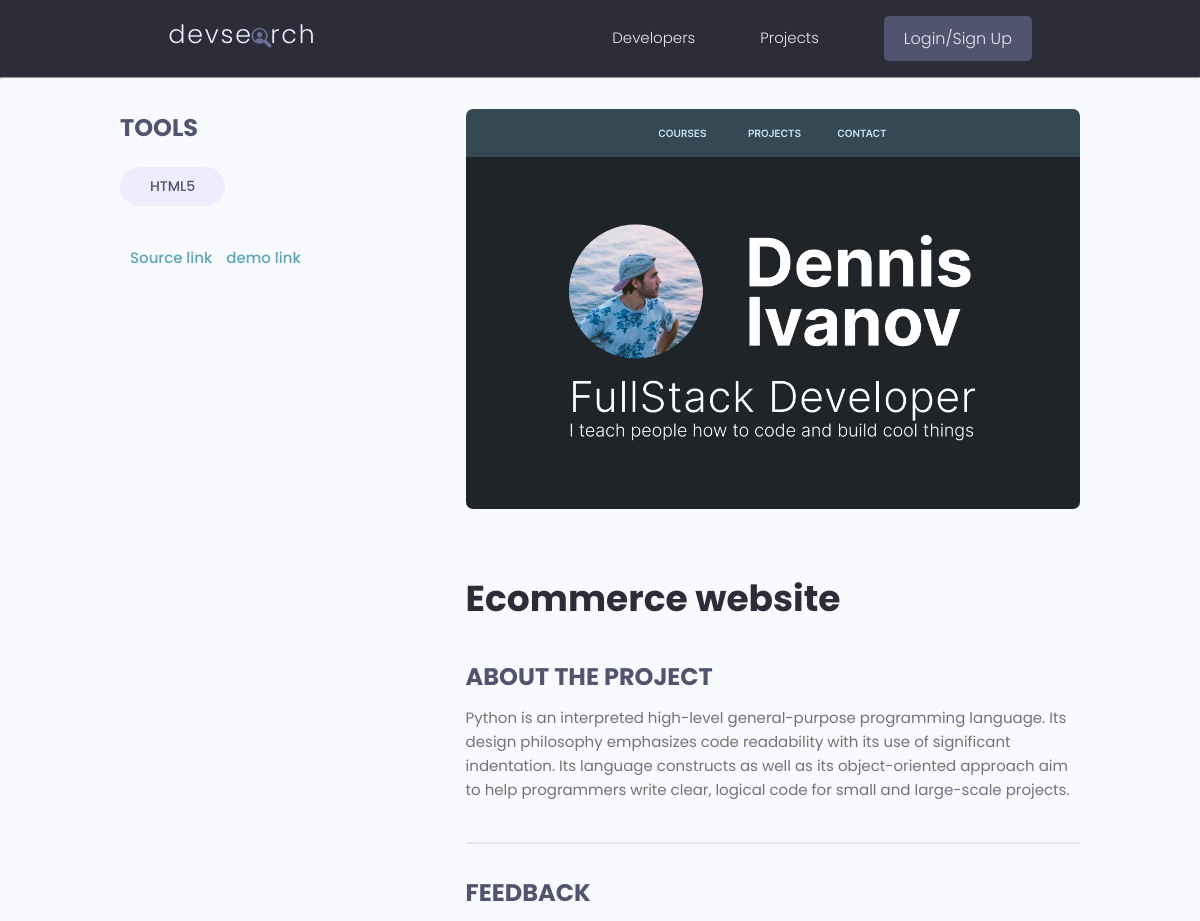
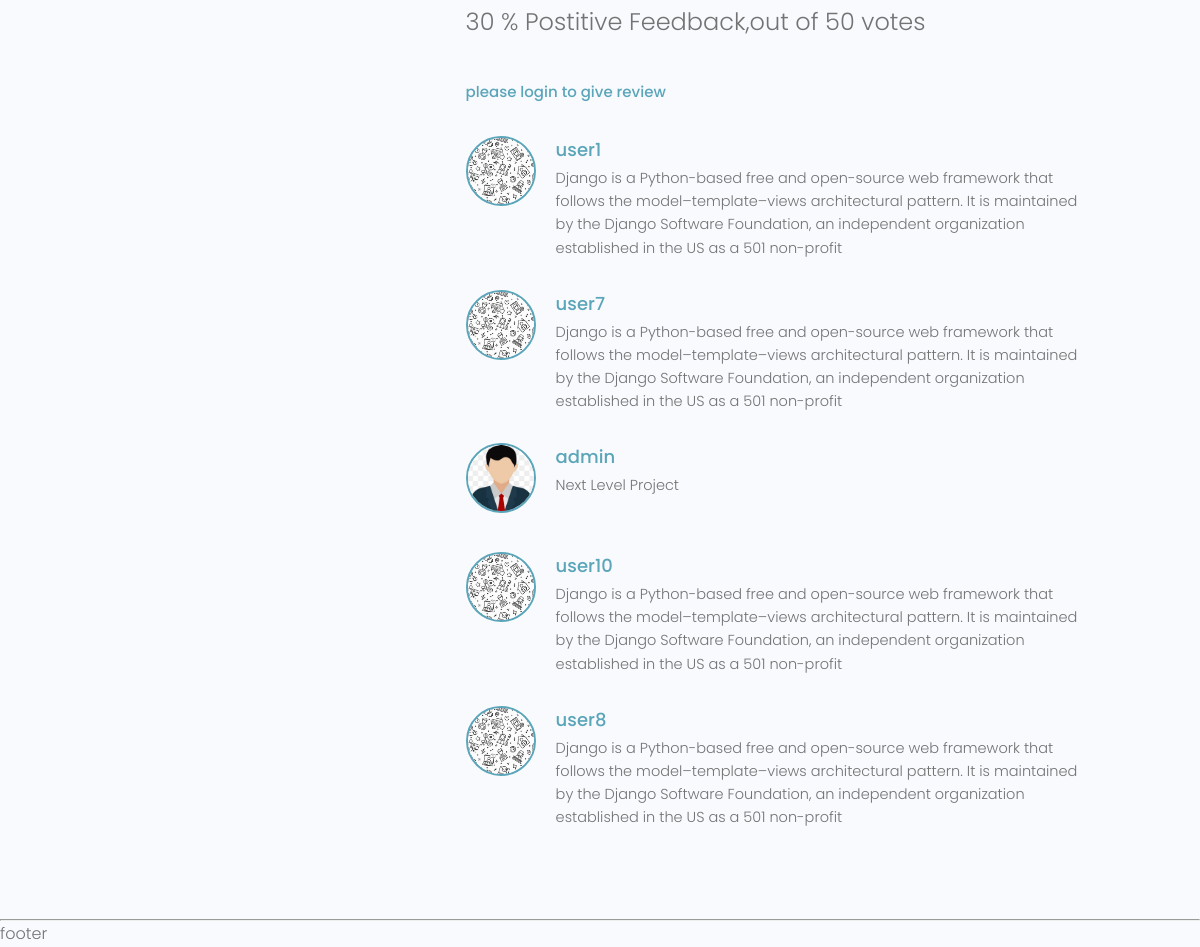
The app's page /projects/project/1/ with its own data (2 pictures, top to bottom).
### projects/models.py (models this page shows, shortened)
class Tag(models.Model):
    name = models.CharField(max_length=200)
    created=models.DateTimeField(auto_now_add=True)
    def __str__(self):
        return self.name

class Project(models.Model):
    projectlist=[('static','static application'),
                    ('dynamic','dynamic application'),
            ]
    owner = models.ForeignKey(Profile,on_delete=models.CASCADE,null=True,blank=True)
    title = models.CharField(max_length=200)
    description = models.TextField(null=True,blank=True)
    image=models.ImageField(upload_to='photos/',default='photos/website.jpg',null=True,blank=True)
    demo_link = models.CharField(max_length=2000,null=True,blank=True)
    source_link = models.CharField(max_length=2000,null=True,blank=True)
    tags = models.ManyToManyField('Tag',blank=True)
    created=models.DateTimeField(auto_now_add=True)
    vote_total=models.IntegerField(default=0,null=True,blank=True)
    vote_ratio=models.IntegerField(default=0,null=True,blank=True)
    type = models.CharField(max_length=20,choices=projectlist,null=True,blank=True)
    @property
    def reviewers(self):
        reviewers = self.review_set.all().values_list('owner__id',flat=True)
        return reviewers

class Review(models.Model):
    values=[('up','like'),('down','unlike')]
    owner = models.ForeignKey(Profile,on_delete=models.CASCADE,null=True,blank=True)
    project = models.ForeignKey(Project,on_delete=models.CASCADE,null=True,blank=True)
    description = models.TextField(null=True,blank=True)
    value = models.CharField(max_length=20,choices=values,default='up')
    created = models.DateTimeField(auto_now_add=True)
    class Meta:
        unique_together = [['owner','project']]

### users/models.py (models this page shows, shortened)
class Profile(models.Model):
    user = models.OneToOneField(User,on_delete=models.CASCADE,null=True,blank=True)
    name = models.CharField(max_length=200)
    username = models.CharField(max_length=200,null=True,blank=True)
    email = models.EmailField(null=True,blank=True)
    description = models.TextField(null=True,blank=True)
    profile_image = models.ImageField(upload_to='profiles/',default='profiles/pattern.jpg',null=True,blank=True)
    short_intro = models.CharField(max_length=1000,null=True,blank=True)
    bio = models.TextField(null=True,blank=True)
    location = models.CharField(max_length=200,null=True,blank=True)
    social_github = models.CharField(max_length=2000,null=True,blank=True)
    social_twitter = models.CharField(max_length=2000,null=True,blank=True)
    social_youtube = models.CharField(max_length=2000,null=True,blank=True)
    social_linkedin = models.CharField(max_length=2000,null=True,blank=True)
    social_website = models.CharField(max_length=2000,null=True,blank=True)
    created=models.DateTimeField(auto_now_add=True)

### projects/views.py (the view, shortened to what this page needs)
# urls.py: path('project/<str:pk>/',views.project,name='project'),
def project(request,pk):
    proj_obj = Project.objects.get(id=pk)
    tags=proj_obj.tags.all()
    reviews = proj_obj.review_set.all()
    form = ReviewForm()
    context={'proj':proj_obj,'tags':tags,'reviews':reviews,'form':form}
    return render(request,'projects/project.html',context)

### projects/templates/projects/project.html (shortened to what this page needs)
{% extends 'main.html'%}
{% block content%}
  <main class="singleProject my-md">
    <div class="container">
      <div class="layout">
        <div class="column column--1of3">
          <h3 class="singleProject__subtitle">Tools</h3>
          <div class="singleProject__toolStack">
              {% for tag in proj.tags.all %}
            <span class="tag tag--pill tag--sub tag--lg">
              <small>{{tag}}</small>
            </span>
            {% endfor %}
          </div>
          {% if proj.source_link%}
          <a class="singleProject__liveLink" href="{{proj.source_link}}" target="_blank">Source link
          </a>
          {% endif %}
          {% if proj.demo_link%}
          <a class="singleProject__liveLink" href="{{proj.demo_link}}" target="_blank">demo link
          </a>
          {% endif %}
        </div>
        <div class="column column--2of3">
          <img class="singleProject__preview" src="images/project-c.png" alt="portfolio thumbnail" />
          <h2 class="singleProject__title">{{proj.title}}</h2>
          <h3 class="singleProject__subtitle">About the Project</h3>
          <div class="singleProject__info">{{proj.description}}
        </div>
          <div class="comments">
            <h3 class="singleProject__subtitle">Feedback</h3>
            <h5 class="project--rating">
              {{proj.vote_ratio}} % Postitive Feedback,out of {{proj.vote_total}} votes
            </h5>
            {% if request.user.profile.id in proj.reviewers %}
            <p>you have already reviewed this project</p>
            {% elif request.user.profile == proj.owner %}
            <p>you cannot review your own work</p>
              {% else %}
              <a href="{% url 'users:login' %}?next={{request.path}}">please login to give review</a>
              {% endif %}
              <div class="commentList">
                {% for review in reviews %}
                {% if review.description %}
                <div class="comment">
                  <a href="{% url 'users:single-profile' review.owner.id %}">
                    <img class="avatar avatar--md"
                      src="{{review.owner.profile_image.url}}" alt="user" />
                  </a>
                  <div class="comment__details">
                    <a href="{% url 'users:single-profile' review.owner.id %}" class="comment__author">{{review.owner.name}}</a>
                    <p class="comment__info">
                      {{review.description|linebreaksbr}}
                    </p>
                  </div>
                </div>
                {% endif %}
                {% endfor %}
              </div>
            </div>
          </div>
        </div>
      </div>
    </main>
{% endblock %}

### templates/main.html (shortened to what this page needs)
<!DOCTYPE html>
{% load static %}
<html lang="en">
<head>
  <link rel="stylesheet" href="https://cdn.iconmonstr.com/1.3.0/css/iconmonstr-iconic-font.min.css" />
  <link rel="stylesheet" href="{% static 'uikit/styles/uikit.css' %}" />
  <link rel="stylesheet" href="{% static 'styles/app.css' %}" />
</head>
<body>
   {% include 'navbar.html' %}
   <hr>
   {% block content%}
   {% endblock %}
   <hr>
   <p>
    footer
   </p>
</body>
</html>

### templates/navbar.html (shortened to what this page needs)
{% load static %}
 <header class="header">
    <div class="container container--narrow">
      <a href="/" class="header__logo">
        <img src="{% static 'images/logo.svg' %}" alt="DevSearch Logo" />
      </a>
      <nav class="header__nav">
        <ul class="header__menu">
          <li class="header__menuItem"><a href="{% url 'users:all-profile' %}">Developers</a></li>
          <li class="header__menuItem"><a href="{% url 'projects:projects' %}">Projects</a></li>
          {% if request.user.is_authenticated %}
          <li class="header__menuItem"><a href="{% url 'users:account' %}">My Account</a></li>
          <li class="header__menuItem"><a href="{% url 'users:inbox' %}">Inbox</a></li>
          <li class="header__menuItem"><a href="{% url 'users:logout' %}" class="btn btn--sub">Logout</a></li>
          {% else %}
          <li class="header__menuItem"><a href="{% url 'users:login' %}" class="btn btn--sub">Login/Sign Up</a></li>
          {% endif %}
        </ul>
      </nav>
    </div>
  </header>

### static/styles/app.css (style rules this page uses)
:root { --color-sub: #2d2d39; }
.btn--sub { background-color: var(--color-sub-light); }
img { width: 100%; }
.header { position: sticky; z-index: 111; background-color: var(--color-sub); padding: 1.5rem 0; }
.header > .container { display: flex; justify-content: space-between; align-items: center; }
.header__logo > img { height: 3.8rem; }
.header__nav > ul { display: inline-flex; align-items: center; list-style: none; gap: 6.5rem; }
.header__menuItem > a { color: var(--color-light); font-weight: 300; }
.singleProject .column--1of3 { order: 2; }
@media screen and (min-width: 1081px) { .singleProject .column--1of3 { order: 1; } }
@media screen and (min-width: 1081px) { .singleProject .column--2of3 { order: 2; } }
.singleProject__toolStack { margin-top: 2rem; margin-bottom: 4rem; }
.singleProject__liveLink { font-weight: 500; transition: all 0.3s ease-in-out; border-bottom: 2px solid transparent; }
.singleProject__preview { height: 50vh; object-fit: cover; object-position: top center; margin-bottom: 3rem; border-radius: 0.7rem; }
.singleProject__title { font-size: 3.6rem; font-weight: 700; color: var(--color-sub); margin-bottom: 3rem; }
.project--rating { margin-bottom: 1.6em; margin-top: .5em; }
.singleProject__subtitle { text-transform: uppercase; font-size: 2.4rem; font-weight: 700; color: var(--color-sub-light); margin-bottom: 1rem; }
.comments { margin-top: 4rem; padding-top: 3rem; border-top: 2px solid var(--color-light); }
.commentList { margin: 3rem 0; }
.comment { display: flex; gap: 2rem; }
.comment:not(:last-child) { margin-bottom: 3rem; }
.comment__author { font-size: 1.8rem; }
.comment__info { font-size: 1.45rem; }

### static/uikit/styles/modules/_variables.css (style rules this page uses)
:root { --color-main: #5aa5b9; --color-main-light: #e6faff; --color-sub: #3f4156; --color-sub-light: #51546e; --color-sub-lighter: #ededfd; --color-text: #737373; --color-gray: #8b8b8b; --color-light: #e5e7eb; --color-light-gray: #767676; --color-bg: #f8fafd; --color-white: #fffefd; --color-white-light: #f3f3f3; --color-success: #359e64; --color-success-bg: #def8e8; --color-error: #fc4b0b; --color-error-bg: #fff2ee; --font-base: 'Poppins', arial, helvetica, 'Segoe UI', roboto, ubuntu, sans-serif; --font-monospace: 'Fira Code', 'Courier New', courier, monospace; --font-regular: 300; --font-medium: 500; --font-bold: 700; --generic-shadow: 1px 1px 5px #00000010; --generic-transition: all 0.3s ease-in-out; }

### static/uikit/styles/modules/_base.css (style rules this page uses)
* { margin: 0; padding: 0; box-sizing: border-box; text-rendering: optimizeLegibility; color: inherit; font-size: inherit; }
html { font-size: 50%; }
@media only screen and (min-width: 480px) { html { font-size: 56.25%; } }
@media only screen and (min-width: 1200px) { html { font-size: 62.5%; } }
body { line-height: 1.6; font-weight: 400; font-size: 1.5rem; color: var(--color-text); background-color: var(--color-bg); min-height: 100vh; }

### static/uikit/styles/modules/_typography.css (style rules this page uses)
* { font-family: var(--font-base); }
h2 { font-size: 3.6rem; font-weight: var(--font-bold); }
h3 { font-size: 3.2rem; font-weight: var(--font-medium); }
h5 { font-size: 2.4rem; font-weight: var(--font-medium); }
h5, h6 { font-weight: var(--font-regular); }
p, span, strong { font-size: 1.6rem; color: var(--color-text); font-weight: var(--font-regular); }
a { padding-bottom: 2px; text-decoration: none; display: inline-block; color: var(--color-main); font-weight: var(--font-medium); }

### static/uikit/styles/modules/_utilities.css (style rules this page uses)
.container { width: 92%; max-width: 165rem; margin: 0 auto; box-sizing: border-box; }
.container--narrow { width: 92%; max-width: 120rem; }
@media screen and (min-width: 1000px) { .container { width: 90%; } }
@media screen and (min-width: 1000px) { .container--narrow { width: 85%; } }
@media screen and (min-width: 1200px) { .container { width: 80%; } }
@media screen and (min-width: 1200px) { .container--narrow { width: 72%; } }
.my-md { margin: 3rem auto; }

### static/uikit/styles/modules/_avatar.css (style rules this page uses)
.avatar { border-radius: 50%; border: 2px solid var(--color-main); object-fit: cover; }
.avatar--md { height: 7rem; width: 7rem; }

### static/uikit/styles/modules/_tag.css (style rules this page uses)
.tag { display: inline-flex; align-items: center; background-color: var(--color-sub); height: -webkit-fit-content; height: -moz-fit-content; height: fit-content; width: -webkit-fit-content; width: -moz-fit-content; width: fit-content; border-radius: 0.5rem; padding: 0.5rem 1.5rem; font-size: 1.2rem; cursor: pointer; }
.tag > small { color: var(--color-white); }
.tag--pill { border-radius: 5rem; }
.tag--sub, .tag--sub > small { background: var(--color-sub-lighter); color: var(--color-sub-light); font-weight: 500; }
.tag--lg { padding: 0.8rem 3rem; font-size: 1.4rem; }

### records on screen
Tag: name "HTML5"
Project: title "Ecommerce website", description "Python is an interpreted high-level general-purpose programming language. Its design philosophy emphasizes code readability with its use of significant indentation. Its language constructs as well as its object-oriented approach aim to help programmers write clear, logical code for small and large-scale projects.", vote_ratio "30", vote_total "50"
Review: owner.profile_image (picture), owner.name "user1", description "Django is a Python-based free and open-source web framework that follows the model–template–views architectural pattern. It is maintained by the Django Software Foundation, an independent organization established in the US as a 501 non-profit"
Review: owner.profile_image (picture), owner.name "user7", description "Django is a Python-based free and open-source web framework that follows the model–template–views architectural pattern. It is maintained by the Django Software Foundation, an independent organization established in the US as a 501 non-profit"
Review: owner.profile_image (picture), owner.name "admin", description "Next Level Project"
Review: owner.profile_image (picture), owner.name "user10", description "Django is a Python-based free and open-source web framework that follows the model–template–views architectural pattern. It is maintained by the Django Software Foundation, an independent organization established in the US as a 501 non-profit"
Review: owner.profile_image (picture), owner.name "user8", description "Django is a Python-based free and open-source web framework that follows the model–template–views architectural pattern. It is maintained by the Django Software Foundation, an independent organization established in the US as a 501 non-profit"
